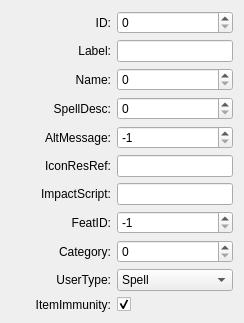
      <widget class="QWidget" name="tabInfo">
       <attribute name="title">
        <string>Info</string>
       </attribute>
       <layout class="QFormLayout" name="formLayout">
        <property name="fieldGrowthPolicy">
         <enum>QFormLayout::AllNonFixedFieldsGrow</enum>
        </property>
        <item row="1" column="0">
         <widget class="QLabel" name="label_2">
          <property name="minimumSize">
           <size>
            <width>100</width>
            <height>0</height>
           </size>
          </property>
          <property name="text">
           <string>Label:</string>
          </property>
          <property name="alignment">
           <set>Qt::AlignRight|Qt::AlignTrailing|Qt::AlignVCenter</set>
          </property>
         </widget>
        </item>
        <item row="1" column="1">
         <widget class="QLineEdit" name="Label">
          <property name="maxLength">
           <number>48</number>
          </property>
         </widget>
        </item>
        <item row="2" column="0">
         <widget class="QLabel" name="label_3">
          <property name="minimumSize">
           <size>
            <width>100</width>
            <height>0</height>
           </size>
          </property>
          <property name="text">
           <string>Name:</string>
          </property>
          <property name="alignment">
           <set>Qt::AlignRight|Qt::AlignTrailing|Qt::AlignVCenter</set>
          </property>
         </widget>
        </item>
        <item row="2" column="1">
         <widget class="QSpinBox" name="Name">
          <property name="statusTip">
           <string>Name of the spell. TLK reference.</string>
          </property>
          <property name="minimum">
           <number>0</number>
          </property>
          <property name="maximum">
           <number>99999999</number>
          </property>
          <property name="value">
           <number>0</number>
          </property>
         </widget>
        </item>
        <item row="3" column="0">
         <widget class="QLabel" name="label_4">
          <property name="minimumSize">
           <size>
            <width>100</width>
            <height>0</height>
           </size>
          </property>
          <property name="text">
           <string>SpellDesc:</string>
          </property>
          <property name="alignment">
           <set>Qt::AlignRight|Qt::AlignTrailing|Qt::AlignVCenter</set>
          </property>
         </widget>
        </item>
        <item row="3" column="1">
         <widget class="QSpinBox" name="SpellDesc">
          <property name="statusTip">
           <string>Spell description. TLK reference.</string>
          </property>
          <property name="maximum">
           <number>99999999</number>
          </property>
         </widget>
        </item>
        <item row="4" column="0">
         <widget class="QLabel" name="label_5">
          <property name="minimumSize">
           <size>
            <width>100</width>
            <height>0</height>
           </size>
          </property>
          <property name="text">
           <string>AltMessage:</string>
          </property>
          <property name="alignment">
           <set>Qt::AlignRight|Qt::AlignTrailing|Qt::AlignVCenter</set>
          </property>
         </widget>
        </item>
        <item row="4" column="1">
         <widget class="QSpinBox" name="AltMessage">
          <property name="statusTip">
           <string>Message displayed when the spell is cast. TLK reference.</string>
          </property>
          <property name="minimum">
           <number>-1</number>
          </property>
          <property name="maximum">
           <number>9999999</number>
          </property>
          <property name="value">
           <number>-1</number>
          </property>
         </widget>
        </item>
        <item row="5" column="0">
         <widget class="QLabel" name="label_6">
          <property name="minimumSize">
           <size>
            <width>100</width>
            <height>0</height>
           </size>
          </property>
          <property name="text">
           <string>IconResRef:</string>
          </property>
          <property name="alignment">
           <set>Qt::AlignRight|Qt::AlignTrailing|Qt::AlignVCenter</set>
          </property>
         </widget>
        </item>
        <item row="5" column="1">
         <widget class="QLineEdit" name="IconResRef">
          <property name="statusTip">
           <string>Spell's icon.</string>
          </property>
          <property name="text">
           <string/>
          </property>
          <property name="maxLength">
           <number>48</number>
          </property>
         </widget>
        </item>
        <item row="6" column="0">
         <widget class="QLabel" name="label_7">
          <property name="minimumSize">
           <size>
            <width>100</width>
            <height>0</height>
           </size>
          </property>
          <property name="text">
           <string>ImpactScript:</string>
          </property>
          <property name="alignment">
           <set>Qt::AlignRight|Qt::AlignTrailing|Qt::AlignVCenter</set>
          </property>
         </widget>
        </item>
        <item row="6" column="1">
         <widget class="QLineEdit" name="ImpactScript">
          <property name="statusTip">
           <string>Script that is called when the spell has been cast.</string>
          </property>
          <property name="text">
           <string/>
          </property>
          <property name="maxLength">
           <number>48</number>
          </property>
         </widget>
        </item>
        <item row="7" column="0">
         <widget class="QLabel" name="label_8">
          <property name="minimumSize">
           <size>
            <width>100</width>
            <height>0</height>
           </size>
          </property>
          <property name="text">
           <string>FeatID:</string>
          </property>
          <property name="alignment">
           <set>Qt::AlignRight|Qt::AlignTrailing|Qt::AlignVCenter</set>
          </property>
         </widget>
        </item>
        <item row="7" column="1">
         <widget class="QSpinBox" name="FeatID">
          <property name="statusTip">
           <string>Which feat casts this spell.</string>
          </property>
          <property name="minimum">
           <number>-1</number>
          </property>
          <property name="maximum">
           <number>9999</number>
          </property>
          <property name="value">
           <number>-1</number>
          </property>
         </widget>
        </item>
        <item row="8" column="0">
         <widget class="QLabel" name="label_9">
          <property name="minimumSize">
           <size>
            <width>100</width>
            <height>0</height>
           </size>
          </property>
          <property name="text">
           <string>Category:</string>
          </property>
          <property name="alignment">
           <set>Qt::AlignRight|Qt::AlignTrailing|Qt::AlignVCenter</set>
          </property>
         </widget>
        </item>
        <item row="8" column="1">
         <widget class="QSpinBox" name="Category">
          <property name="statusTip">
           <string>Used for AI.</string>
          </property>
          <property name="minimum">
           <number>0</number>
          </property>
          <property name="maximum">
           <number>99</number>
          </property>
          <property name="value">
           <number>0</number>
          </property>
         </widget>
        </item>
        <item row="9" column="0">
         <widget class="QLabel" name="label_10">
          <property name="minimumSize">
           <size>
            <width>100</width>
            <height>0</height>
           </size>
          </property>
          <property name="text">
           <string>UserType:</string>
          </property>
          <property name="alignment">
           <set>Qt::AlignRight|Qt::AlignTrailing|Qt::AlignVCenter</set>
          </property>
         </widget>
        </item>
        <item row="9" column="1">
         <widget class="QComboBox" name="UserType">
          <property name="statusTip">
           <string>What type of Spell it is.</string>
          </property>
          <item>
           <property name="text">
            <string>Spell</string>
           </property>
          </item>
          <item>
           <property name="text">
            <string>Spell-like ability</string>
           </property>
          </item>
          <item>
           <property name="text">
            <string>Feat</string>
           </property>
          </item>
          <item>
           <property name="text">
            <string>Special</string>
           </property>
          </item>
         </widget>
        </item>
        <item row="10" column="0">
         <widget class="QLabel" name="label_11">
          <property name="minimumSize">
           <size>
            <width>100</width>
            <height>0</height>
           </size>
          </property>
          <property name="text">
           <string>ItemImmunity:</string>
          </property>
          <property name="alignment">
           <set>Qt::AlignRight|Qt::AlignTrailing|Qt::AlignVCenter</set>
          </property>
         </widget>
        </item>
        <item row="10" column="1">
         <widget class="QCheckBox" name="ItemImmunity">
          <property name="statusTip">
           <string>Can an item be give immunity to this spell?</string>
          </property>
          <property name="text">
           <string/>
          </property>
          <property name="checked">
           <bool>true</bool>
          </property>
         </widget>
        </item>
        <item row="0" column="0">
         <widget class="QLabel" name="label_91">
          <property name="minimumSize">
           <size>
            <width>100</width>
            <height>0</height>
           </size>
          </property>
          <property name="text">
           <string>ID:</string>
          </property>
          <property name="alignment">
           <set>Qt::AlignRight|Qt::AlignTrailing|Qt::AlignVCenter</set>
          </property>
         </widget>
        </item>
        <item row="0" column="1">
         <widget class="QSpinBox" name="ID">
          <property name="statusTip">
           <string>Name of the spell. TLK reference.</string>
          </property>
          <property name="minimum">
           <number>0</number>
          </property>
          <property name="maximum">
           <number>9999999</number>
          </property>
          <property name="value">
           <number>0</number>
          </property>
         </widget>
        </item>
       </layout>
      </widget>
